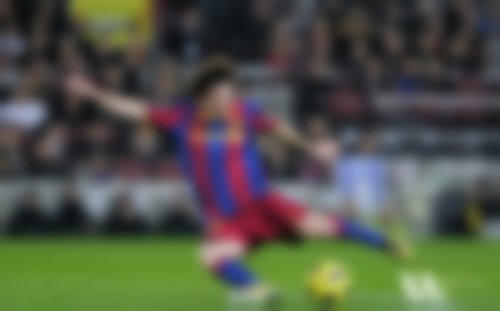
#> input picture opencv training/messi5.jpg, 500 x 311 px
$ python 23FinalAndOptimizationTeqniques.py
#> lines starting #> are read from the running program, lines starting #| are printed output that depends on the picture
'''


here is a link to the page, as it has helpful thoughts and links for optimization and efficiency

https://docs.opencv.org/4.x/dc/d71/tutorial_py_optimization.html


additionally,this is just a repository of things, not a running code.

'''


import cv2 as cv
import numpy as np
from matplotlib import pyplot as plt


'''The cv.getTickFrequency function returns the frequency of clock-cycles,
 or the number of clock-cycles per second. So to find the time of execution in seconds,
  you can do following:'''
e1 = cv.getTickCount()
# your code execution
e2 = cv.getTickCount()
time = (e2 - e1)/ cv.getTickFrequency()


'''We will demonstrate with following example. The following example applies median filtering
with kernels of odd sizes ranging from 5 to 49. (Don't worry about what the result will look like
- that is not our goal):'''

img1 = cv.imread('messi5.jpg')
#> img1 is the input picture: shape (311, 500, 3); mean B, G, R 72, 86, 81.9
e1 = cv.getTickCount()
for i in range(5,49,2):
    img1 = cv.medianBlur(img1,i)
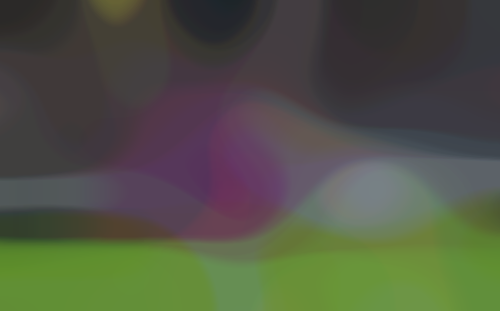
#> img1: shape (311, 500, 3); mean B, G, R 68.3, 84.5, 80.5
e2 = cv.getTickCount()
t = (e2 - e1)/cv.getTickFrequency()
print( t )
# Result I got is 0.521107655 seconds


''''''

$ run again, with opencv training/blox.jpg copied over opencv training/messi5.jpg
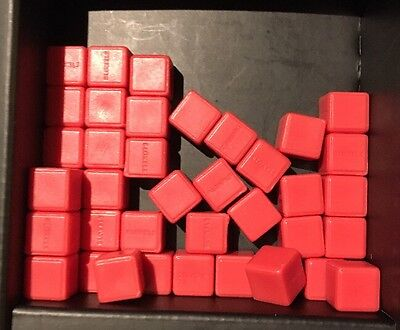
#> input picture opencv training/blox.jpg, 400 x 330 px
#> img1 is the input picture: shape (330, 400, 3); mean B, G, R 63.2, 67.4, 151.7
#> the loop `for i in range(5,49,2):` made 22 passes
#> pass 1, `img1 = cv.medianBlur(img1,i)`:
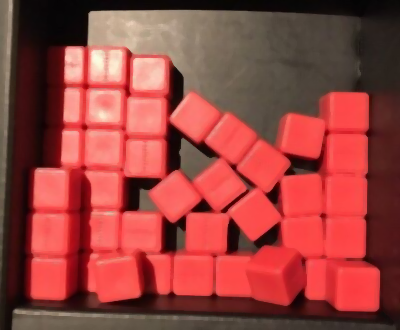
#> img1: shape (330, 400, 3); mean B, G, R 63.2, 67.3, 152.3
#> after the loop `for i in range(5,49,2):`:
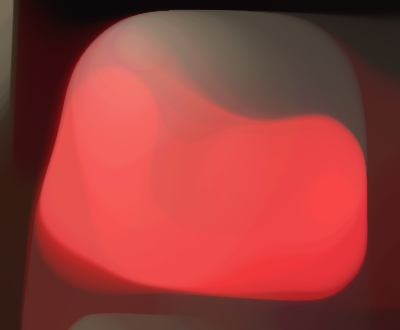
#> img1: shape (330, 400, 3); mean B, G, R 57.8, 61.3, 150.9
